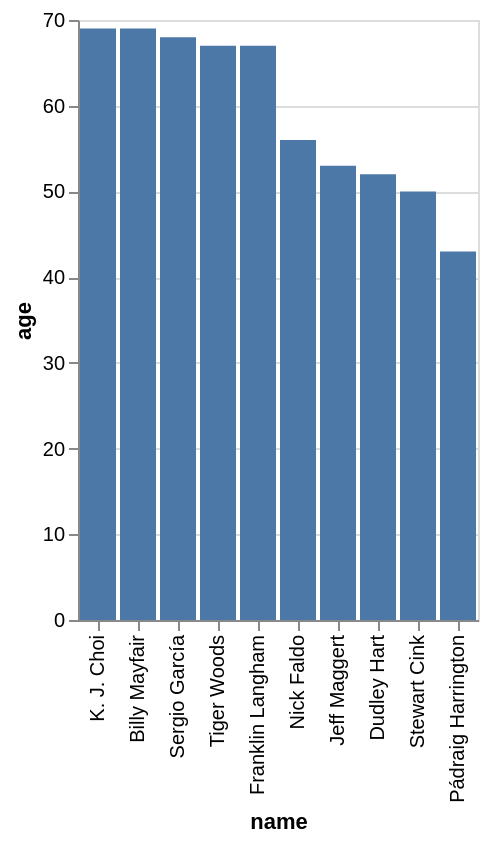

Here is the Vega-Lite specification saved for this chart:
### Vega-Lite specification from a JSON file in a GitHub repository (floating-point values rounded to 4 significant figures)
{"data": {"values": [{"x_data": "Pádraig Harrington", "y_data": 43}, {"x_data": "Stewart Cink", "y_data": 50}, {"x_data": "Dudley Hart", "y_data": 52}, {"x_data": "Jeff Maggert", "y_data": 53}, {"x_data": "Nick Faldo", "y_data": 56}, {"x_data": "Tiger Woods", "y_data": 67}, {"x_data": "Franklin Langham", "y_data": 67}, {"x_data": "Sergio García", "y_data": 68}, {"x_data": "K. J. Choi", "y_data": 69}, {"x_data": "Billy Mayfair", "y_data": 69}]}, "mark": "bar", "encoding": {"x": {"field": "x_data", "type": "nominal", "title": "name", "sort": {"op": "sum", "field": "y_data", "order": "descending"}}, "y": {"field": "y_data", "type": "quantitative", "title": "age"}}}
